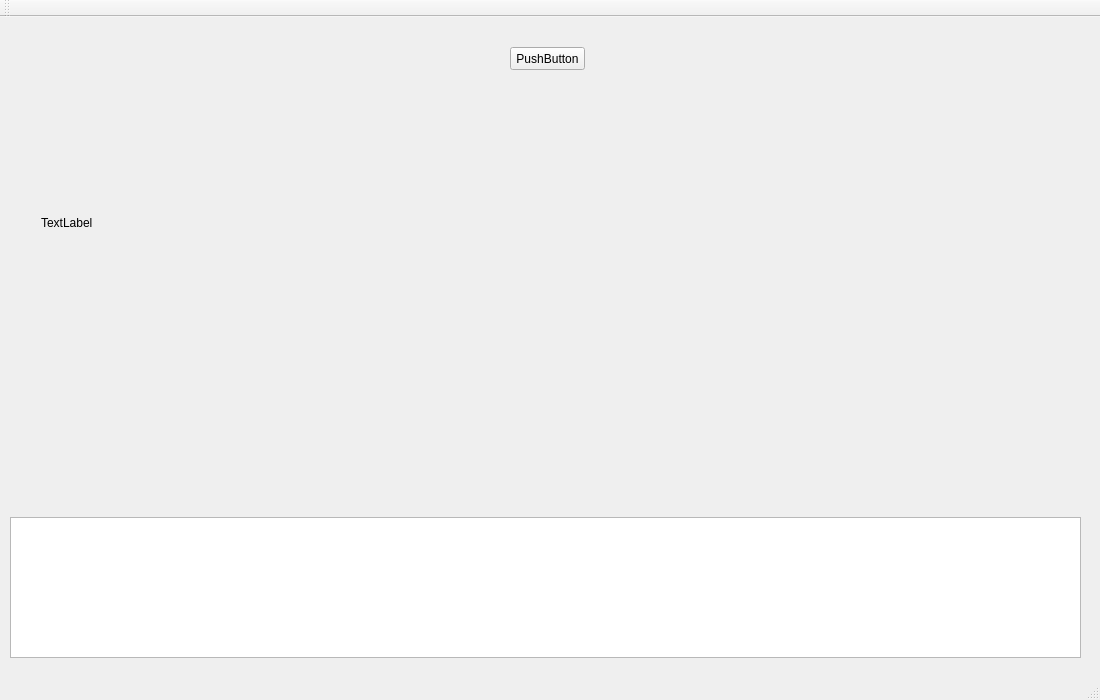
<?xml version="1.0" encoding="UTF-8"?>
<ui version="4.0">
 <class>MainWindow</class>
 <widget class="QMainWindow" name="MainWindow">
  <property name="geometry">
   <rect>
    <x>0</x>
    <y>0</y>
    <width>1100</width>
    <height>700</height>
   </rect>
  </property>
  <property name="windowTitle">
   <string>MainWindow</string>
  </property>
  <widget class="QWidget" name="centralWidget">
   <widget class="QWidget" name="widget" native="true">
    <property name="geometry">
     <rect>
      <x>10</x>
      <y>379</y>
      <width>651</width>
      <height>41</height>
     </rect>
    </property>
   </widget>
   <widget class="QTextBrowser" name="textBrowser">
    <property name="geometry">
     <rect>
      <x>10</x>
      <y>500</y>
      <width>1071</width>
      <height>141</height>
     </rect>
    </property>
   </widget>
   <widget class="QWidget" name="gridLayoutWidget">
    <property name="geometry">
     <rect>
      <x>30</x>
      <y>20</y>
      <width>381</width>
      <height>371</height>
     </rect>
    </property>
    <layout class="QGridLayout" name="gridLayout">
     <item row="0" column="0">
      <widget class="QLabel" name="label_image1">
       <property name="text">
        <string>TextLabel</string>
       </property>
      </widget>
     </item>
    </layout>
   </widget>
   <widget class="QPushButton" name="pushButton">
    <property name="geometry">
     <rect>
      <x>510</x>
      <y>30</y>
      <width>75</width>
      <height>23</height>
     </rect>
    </property>
    <property name="text">
     <string>PushButton</string>
    </property>
   </widget>
  </widget>
  <widget class="QMenuBar" name="menuBar">
   <property name="geometry">
    <rect>
     <x>0</x>
     <y>0</y>
     <width>1100</width>
     <height>21</height>
    </rect>
   </property>
  </widget>
  <widget class="QToolBar" name="mainToolBar">
   <attribute name="toolBarArea">
    <enum>TopToolBarArea</enum>
   </attribute>
   <attribute name="toolBarBreak">
    <bool>false</bool>
   </attribute>
  </widget>
  <widget class="QStatusBar" name="statusBar"/>
 </widget>
 <layoutdefault spacing="6" margin="11"/>
 <resources/>
 <connections/>
</ui>
